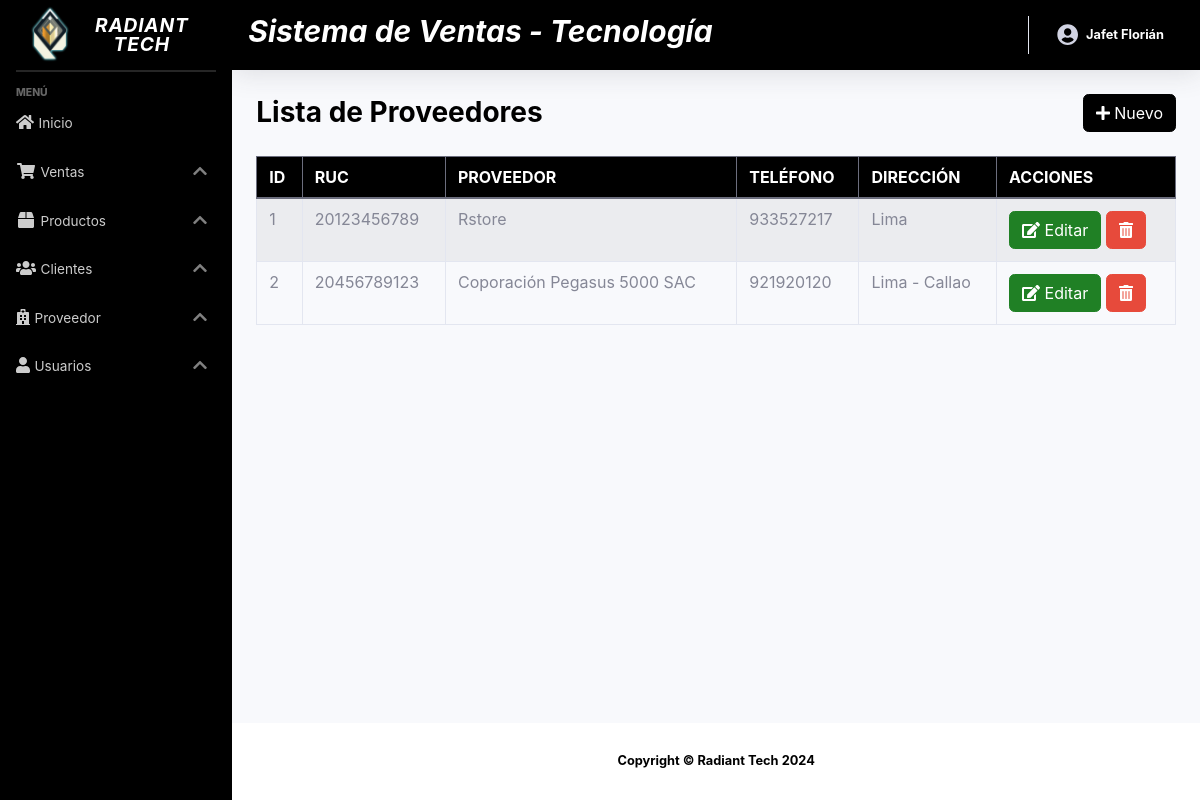
/sistema/lista_proveedor.php (signed in), run on the app's committed database.
### tables this page shows
CREATE TABLE `proveedor` (
  `codproveedor` int(11) NOT NULL,
  `proveedor` varchar(100) NOT NULL,
  `contacto` varchar(100) NOT NULL,
  `telefono` int(11) NOT NULL,
  `direccion` varchar(100) NOT NULL,
  `usuario_id` int(11) NOT NULL
);

### sistema/lista_proveedor.php (the view)
<?php include_once "includes/header.php"; ?>
<div class="container-fluid">
	<div class="d-sm-flex align-items-center justify-content-between mb-4">
		<h1 class="h3 mb-0 text-gray-800">Lista de Proveedores</h1>
		<?php if ($_SESSION['rol'] != 2) { ?>
			<a href="registro_proveedor.php" class="btn btn-primary">
				<i class="fas fa-plus"></i> Nuevo
			</a>
		<?php } ?>
	</div>
	<div class="row">
		<div class="col-lg-12">
			<div class="table-responsive">
				<table class="table table-striped table-bordered" id="table">
					<thead class="thead-dark">
						<tr>
							<th>ID</th>
							<th>RUC</th>
							<th>PROVEEDOR</th>
							<th>TELÉFONO</th>
							<th>DIRECCIÓN</th>
							<?php if ($_SESSION['rol'] == 1) { ?>
							<th>ACCIONES</th>
							<?php } ?>
						</tr>
					</thead>
					<tbody>
						<?php
						include "../conexion.php";
						$query = mysqli_query($conexion, "SELECT * FROM proveedor");
						$result = mysqli_num_rows($query);
						if ($result > 0) {
							while ($data = mysqli_fetch_assoc($query)) { ?>
								<tr>
									<td><?php echo $data['codproveedor']; ?></td>
									<td><?php echo $data['contacto']; ?></td>
									<td><?php echo $data['proveedor']; ?></td>
									<td><?php echo $data['telefono']; ?></td>
									<td><?php echo $data['direccion']; ?></td>
									<?php if ($_SESSION['rol'] == 1) { ?>
									<td>
										<a href="editar_proveedor.php?id=<?php echo $data['codproveedor']; ?>" class="btn btn-success"><i class='fas fa-edit'></i> Editar</a>
										<form action="eliminar_proveedor.php?id=<?php echo $data['codproveedor']; ?>" method="post" class="confirmar d-inline">
											<button class="btn btn-danger" type="submit"><i class='fas fa-trash-alt'></i> </button>
										</form>
									</td>
									<?php } ?>
								</tr>
						<?php }
						} ?>
					</tbody>
				</table>
			</div>
		</div>
	</div>
</div>
</div>
<?php include_once "includes/footer.php"; ?>

### data on the page
proveedor: codproveedor "1", contacto "20123456789", proveedor "Rstore", telefono "933527217", direccion "Lima"
proveedor: codproveedor "2", contacto "20456789123", proveedor "Coporación Pegasus 5000 SAC", telefono "921920120", direccion "Lima - Callao"

### other printed values
$_SESSION['nombre'] "Jafet Florián"
